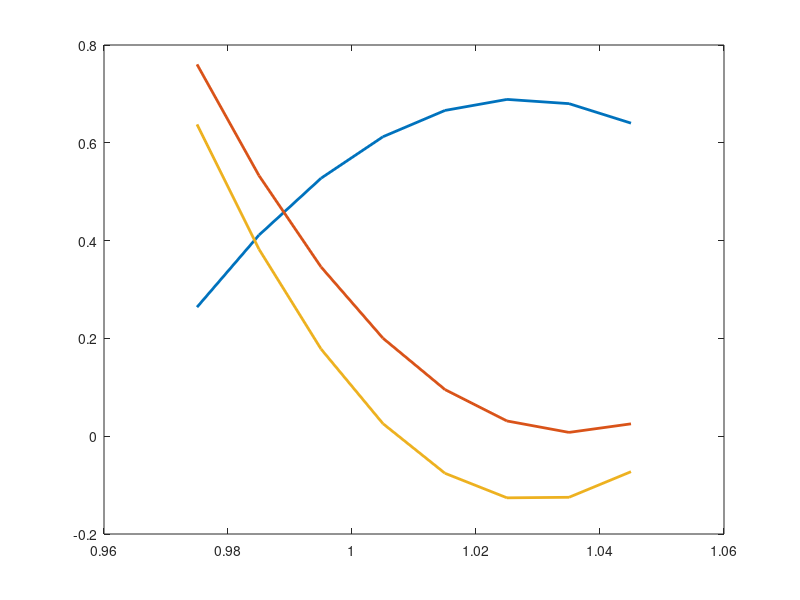

This figure's MATLAB source: (Note: this script raises an error after producing the figure.)
data = load('lambda.mat');
afr = data.lmd;
X = 0.975:0.01:1.05;
hold on;
plot(X, polyval(polyfit(afr(:,1),afr(:,2), 2), X), "LineWidth",2)
plot(X, polyval(polyfit(afr(:,3), afr(:,4), 2), X),"LineWidth",2)
plot(X, polyval(polyfit(afr(:,5), afr(:,6), 2), X),"LineWidth",2)
box on;
xline(0.99)
xline(1.01)
xlabel('Lambda [-]')
ylabel('Untreated Exhaust Gas [-]')
legend('NOx','HC', 'CO');
grid on;